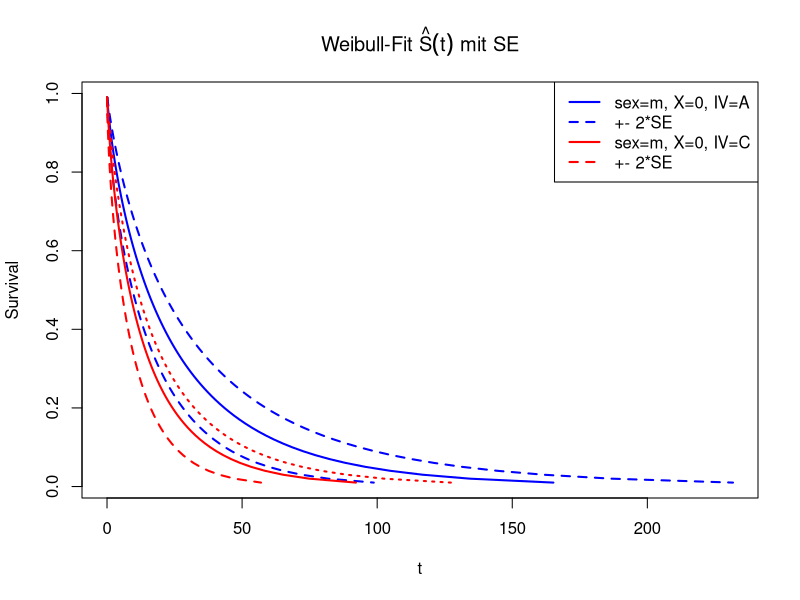

R code for this plot:
# Survival analysis: Parametric proportional hazards models

library(survival)

set.seed(123)
N      <- 180                  # number of observations
P      <- 3                    # number of groups
sex    <- factor(sample(c("f", "m"), N, replace=TRUE))  # stratification factor
X      <- rnorm(N, 0, 1)       # continuous covariate
IV     <- factor(rep(LETTERS[1:P], each=N/P))  # factor covariate
IVeff  <- c(0, -1, 1.5)        # effects of factor levels (1 -> reference level)
Xbeta  <- 0.7*X + IVeff[unclass(IV)] + rnorm(N, 0, 2)
weibA  <- 1.5                  # Weibull shape parameter
weibB  <- 100                  # Weibull scale parameter
U      <- runif(N, 0, 1)       # uniformly distributed RV
eventT <- ceiling((-log(U)*weibB*exp(-Xbeta))^(1/weibA))   # simulated event time

# censoring due to study end after 120 days
obsLen <- 120                  # length of observation time
censT  <- rep(obsLen, N)       # censoring time = end of study
obsT   <- pmin(eventT, censT)  # observed censored event times
status <- eventT <= censT      # has event occured?
dfSurv <- data.frame(obsT, status, sex, X, IV)          # data frame

# Exponential model = restricted Weibull model with shape parameter a=1.
fitExp <- survreg(Surv(obsT, status) ~ X + IV, dist="exponential", data=dfSurv)
summary(fitExp)


# Weibull-model
fitWeib <- survreg(Surv(obsT, status) ~ X + IV, dist="weibull", data=dfSurv)
summary(fitWeib)

# model comparison
AIC(fitExp, fitWeib)       

# restricted model without IV
fitR <- survreg(Surv(obsT, status) ~ X, dist="weibull", data=dfSurv)
anova(fitR, fitWeib) 


# Estimate survival-function
#Apply fit to new data with specific observations. Result from predict() is the estimated distribution function F^???1(t) for given percentiles p.
dfNew <- data.frame(sex=factor(c("m", "m"), levels=levels(dfSurv$sex)),
                    X=c(0, 0),
                    IV=factor(c("A", "C"), levels=levels(dfSurv$IV)))
percs <- (1:99)/100
FWeib <- predict(fitWeib, newdata=dfNew, type="quantile", p=percs, se=TRUE)


#To plot estimated survival function for two new observations, calculate S(t)=1???F(t) and use newdata argument.
matplot(cbind(FWeib$fit[1, ],
              FWeib$fit[1, ] - 2*FWeib$se.fit[1, ],
              FWeib$fit[1, ] + 2*FWeib$se.fit[1, ]), 1-percs,
        type="l", main=expression(paste("Weibull-Fit ", hat(S)(t), " mit SE")),
        xlab="t", ylab="Survival", lty=c(1, 2, 2), lwd=2, col="blue")
matlines(cbind(FWeib$fit[2, ],
               FWeib$fit[2, ] - 2*FWeib$se.fit[2, ],
               FWeib$fit[2, ] + 2*FWeib$se.fit[2, ]), 1-percs, col="red", lwd=2)
legend(x="topright", lwd=2, lty=c(1, 2, 1, 2), col=c("blue", "blue", "red", "red"),
       legend=c("sex=m, X=0, IV=A", "+- 2*SE", "sex=m, X=0, IV=C", "+- 2*SE"))
